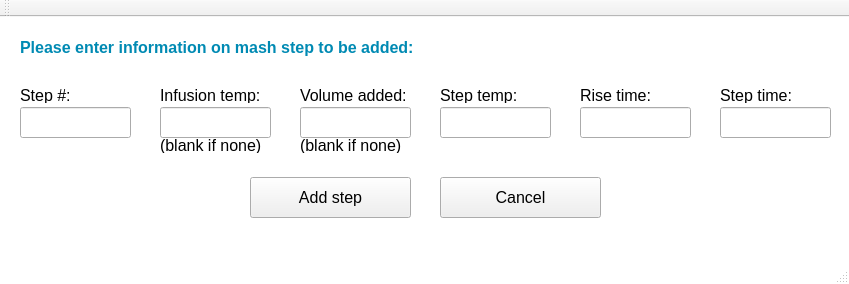
<?xml version="1.0" encoding="UTF-8"?>
<ui version="4.0">
 <class>MashPopup</class>
 <widget class="QMainWindow" name="MashPopup">
  <property name="geometry">
   <rect>
    <x>0</x>
    <y>0</y>
    <width>849</width>
    <height>284</height>
   </rect>
  </property>
  <property name="windowTitle">
   <string>Adding mash step</string>
  </property>
  <property name="styleSheet">
   <string notr="true">QMainWindow {
background: white;
}</string>
  </property>
  <widget class="QWidget" name="centralWidget">
   <widget class="QPushButton" name="Add_Step">
    <property name="geometry">
     <rect>
      <x>250</x>
      <y>160</y>
      <width>161</width>
      <height>41</height>
     </rect>
    </property>
    <property name="font">
     <font>
      <family>Arial</family>
      <pointsize>12</pointsize>
     </font>
    </property>
    <property name="text">
     <string>Add step</string>
    </property>
   </widget>
   <widget class="QPushButton" name="Cancel">
    <property name="geometry">
     <rect>
      <x>440</x>
      <y>160</y>
      <width>161</width>
      <height>41</height>
     </rect>
    </property>
    <property name="font">
     <font>
      <family>Arial</family>
      <pointsize>12</pointsize>
     </font>
    </property>
    <property name="text">
     <string>Cancel</string>
    </property>
   </widget>
   <widget class="QLineEdit" name="Step_Num">
    <property name="geometry">
     <rect>
      <x>20</x>
      <y>90</y>
      <width>111</width>
      <height>31</height>
     </rect>
    </property>
    <property name="font">
     <font>
      <family>Arial</family>
      <pointsize>12</pointsize>
     </font>
    </property>
   </widget>
   <widget class="QLabel" name="label">
    <property name="geometry">
     <rect>
      <x>20</x>
      <y>70</y>
      <width>51</width>
      <height>16</height>
     </rect>
    </property>
    <property name="font">
     <font>
      <family>Arial</family>
      <pointsize>12</pointsize>
     </font>
    </property>
    <property name="text">
     <string>Step #:</string>
    </property>
   </widget>
   <widget class="QLabel" name="Label">
    <property name="geometry">
     <rect>
      <x>20</x>
      <y>20</y>
      <width>401</width>
      <height>21</height>
     </rect>
    </property>
    <property name="font">
     <font>
      <family>Arial</family>
      <pointsize>12</pointsize>
      <weight>75</weight>
      <bold>true</bold>
     </font>
    </property>
    <property name="styleSheet">
     <string notr="true">color: rgb(0, 138, 179)</string>
    </property>
    <property name="text">
     <string>Please enter information on mash step to be added:</string>
    </property>
   </widget>
   <widget class="QLineEdit" name="Infusion_Temp">
    <property name="geometry">
     <rect>
      <x>160</x>
      <y>90</y>
      <width>111</width>
      <height>31</height>
     </rect>
    </property>
    <property name="font">
     <font>
      <family>Arial</family>
      <pointsize>12</pointsize>
     </font>
    </property>
   </widget>
   <widget class="QLabel" name="label_2">
    <property name="geometry">
     <rect>
      <x>160</x>
      <y>70</y>
      <width>111</width>
      <height>16</height>
     </rect>
    </property>
    <property name="font">
     <font>
      <family>Arial</family>
      <pointsize>12</pointsize>
     </font>
    </property>
    <property name="text">
     <string>Infusion temp:</string>
    </property>
   </widget>
   <widget class="QLabel" name="label_3">
    <property name="geometry">
     <rect>
      <x>440</x>
      <y>70</y>
      <width>81</width>
      <height>16</height>
     </rect>
    </property>
    <property name="font">
     <font>
      <family>Arial</family>
      <pointsize>12</pointsize>
     </font>
    </property>
    <property name="text">
     <string>Step temp:</string>
    </property>
   </widget>
   <widget class="QLineEdit" name="Step_Temp">
    <property name="geometry">
     <rect>
      <x>440</x>
      <y>90</y>
      <width>111</width>
      <height>31</height>
     </rect>
    </property>
    <property name="font">
     <font>
      <family>Arial</family>
      <pointsize>12</pointsize>
     </font>
    </property>
   </widget>
   <widget class="QLabel" name="label_4">
    <property name="geometry">
     <rect>
      <x>580</x>
      <y>70</y>
      <width>81</width>
      <height>16</height>
     </rect>
    </property>
    <property name="font">
     <font>
      <family>Arial</family>
      <pointsize>12</pointsize>
     </font>
    </property>
    <property name="text">
     <string>Rise time:</string>
    </property>
   </widget>
   <widget class="QLineEdit" name="Rise_Time">
    <property name="geometry">
     <rect>
      <x>580</x>
      <y>90</y>
      <width>111</width>
      <height>31</height>
     </rect>
    </property>
    <property name="font">
     <font>
      <family>Arial</family>
      <pointsize>12</pointsize>
     </font>
    </property>
   </widget>
   <widget class="QLabel" name="label_5">
    <property name="geometry">
     <rect>
      <x>720</x>
      <y>70</y>
      <width>81</width>
      <height>16</height>
     </rect>
    </property>
    <property name="font">
     <font>
      <family>Arial</family>
      <pointsize>12</pointsize>
     </font>
    </property>
    <property name="text">
     <string>Step time:</string>
    </property>
   </widget>
   <widget class="QLineEdit" name="Step_Time">
    <property name="geometry">
     <rect>
      <x>720</x>
      <y>90</y>
      <width>111</width>
      <height>31</height>
     </rect>
    </property>
    <property name="font">
     <font>
      <family>Arial</family>
      <pointsize>12</pointsize>
     </font>
    </property>
   </widget>
   <widget class="QLabel" name="label_6">
    <property name="geometry">
     <rect>
      <x>300</x>
      <y>70</y>
      <width>111</width>
      <height>16</height>
     </rect>
    </property>
    <property name="font">
     <font>
      <family>Arial</family>
      <pointsize>12</pointsize>
     </font>
    </property>
    <property name="text">
     <string>Volume added:</string>
    </property>
   </widget>
   <widget class="QLineEdit" name="Volume_Added">
    <property name="geometry">
     <rect>
      <x>300</x>
      <y>90</y>
      <width>111</width>
      <height>31</height>
     </rect>
    </property>
    <property name="font">
     <font>
      <family>Arial</family>
      <pointsize>12</pointsize>
     </font>
    </property>
   </widget>
   <widget class="QLabel" name="label_7">
    <property name="geometry">
     <rect>
      <x>160</x>
      <y>120</y>
      <width>111</width>
      <height>16</height>
     </rect>
    </property>
    <property name="font">
     <font>
      <family>Arial</family>
      <pointsize>12</pointsize>
     </font>
    </property>
    <property name="text">
     <string>(blank if none)</string>
    </property>
   </widget>
   <widget class="QLabel" name="label_8">
    <property name="geometry">
     <rect>
      <x>300</x>
      <y>120</y>
      <width>111</width>
      <height>16</height>
     </rect>
    </property>
    <property name="font">
     <font>
      <family>Arial</family>
      <pointsize>12</pointsize>
     </font>
    </property>
    <property name="text">
     <string>(blank if none)</string>
    </property>
   </widget>
  </widget>
  <widget class="QMenuBar" name="menuBar">
   <property name="geometry">
    <rect>
     <x>0</x>
     <y>0</y>
     <width>849</width>
     <height>21</height>
    </rect>
   </property>
  </widget>
  <widget class="QToolBar" name="mainToolBar">
   <attribute name="toolBarArea">
    <enum>TopToolBarArea</enum>
   </attribute>
   <attribute name="toolBarBreak">
    <bool>false</bool>
   </attribute>
  </widget>
  <widget class="QStatusBar" name="statusBar"/>
 </widget>
 <layoutdefault spacing="6" margin="11"/>
 <tabstops>
  <tabstop>Step_Num</tabstop>
  <tabstop>Infusion_Temp</tabstop>
  <tabstop>Volume_Added</tabstop>
  <tabstop>Step_Temp</tabstop>
  <tabstop>Rise_Time</tabstop>
  <tabstop>Step_Time</tabstop>
  <tabstop>Add_Step</tabstop>
  <tabstop>Cancel</tabstop>
 </tabstops>
 <resources/>
 <connections/>
</ui>
